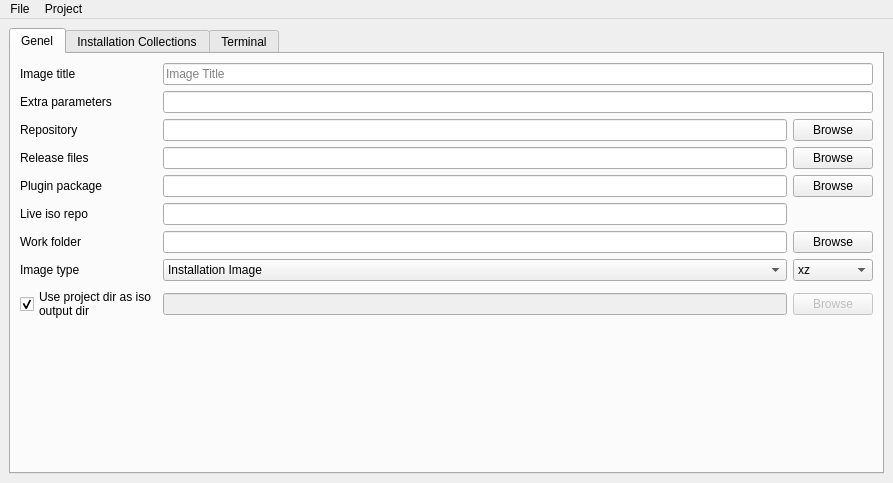
<?xml version="1.0" encoding="UTF-8"?>
<ui version="4.0">
 <class>MainWindow</class>
 <widget class="QMainWindow" name="MainWindow">
  <property name="geometry">
   <rect>
    <x>0</x>
    <y>0</y>
    <width>893</width>
    <height>483</height>
   </rect>
  </property>
  <property name="windowTitle">
   <string>Pisi iso creator</string>
  </property>
  <property name="windowIcon">
   <iconset resource="raw.qrc">
    <normaloff>:/raw/pics/pisi.png</normaloff>:/raw/pics/pisi.png</iconset>
  </property>
  <widget class="QWidget" name="centralwidget">
   <layout class="QGridLayout" name="gridLayout_5">
    <item row="0" column="0">
     <widget class="QTabWidget" name="tabWidget">
      <property name="currentIndex">
       <number>0</number>
      </property>
      <widget class="QWidget" name="tab">
       <attribute name="title">
        <string>Genel</string>
       </attribute>
       <layout class="QGridLayout" name="gridLayout_2">
        <item row="0" column="0">
         <layout class="QGridLayout" name="gridLayout">
          <item row="4" column="1" colspan="2">
           <widget class="QLineEdit" name="linePluginPackage"/>
          </item>
          <item row="6" column="0">
           <widget class="QLabel" name="label_2">
            <property name="text">
             <string>Work folder</string>
            </property>
           </widget>
          </item>
          <item row="2" column="0">
           <widget class="QLabel" name="label_3">
            <property name="text">
             <string>Repository</string>
            </property>
           </widget>
          </item>
          <item row="6" column="1" colspan="2">
           <widget class="QLineEdit" name="lineWorkFolder">
            <property name="toolTip">
             <string>Path to the directory where Pardusman will work and create the related files and directories</string>
            </property>
           </widget>
          </item>
          <item row="7" column="3">
           <widget class="QComboBox" name="comboCompression">
            <item>
             <property name="text">
              <string>xz</string>
             </property>
            </item>
            <item>
             <property name="text">
              <string>gzip</string>
             </property>
            </item>
            <item>
             <property name="text">
              <string>lzma</string>
             </property>
            </item>
            <item>
             <property name="text">
              <string>lzo</string>
             </property>
            </item>
            <item>
             <property name="text">
              <string>zstd</string>
             </property>
            </item>
           </widget>
          </item>
          <item row="3" column="3">
           <widget class="QPushButton" name="pushBrowseReleaseFiles">
            <property name="text">
             <string>Browse</string>
            </property>
           </widget>
          </item>
          <item row="3" column="0">
           <widget class="QLabel" name="label_4">
            <property name="text">
             <string>Release files</string>
            </property>
           </widget>
          </item>
          <item row="1" column="0">
           <widget class="QLabel" name="label_5">
            <property name="sizePolicy">
             <sizepolicy hsizetype="Fixed" vsizetype="Preferred">
              <horstretch>0</horstretch>
              <verstretch>0</verstretch>
             </sizepolicy>
            </property>
            <property name="text">
             <string>Extra parameters</string>
            </property>
           </widget>
          </item>
          <item row="0" column="0">
           <widget class="QLabel" name="label">
            <property name="text">
             <string>Image title</string>
            </property>
           </widget>
          </item>
          <item row="1" column="1" colspan="3">
           <widget class="QLineEdit" name="lineParameters">
            <property name="toolTip">
             <string>Extra parameters to pass to the kernel command line during boot.</string>
            </property>
           </widget>
          </item>
          <item row="4" column="0">
           <widget class="QLabel" name="label_6">
            <property name="text">
             <string>Plugin package</string>
            </property>
           </widget>
          </item>
          <item row="7" column="0">
           <widget class="QLabel" name="label_7">
            <property name="text">
             <string>Image type</string>
            </property>
           </widget>
          </item>
          <item row="2" column="1" colspan="2">
           <widget class="QLineEdit" name="lineRepository">
            <property name="toolTip">
             <string>Local or remote URL of the repository index from which the image will be created</string>
            </property>
           </widget>
          </item>
          <item row="8" column="0">
           <widget class="QCheckBox" name="check_use_project_dir">
            <property name="text">
             <string>Use project dir as iso
output dir</string>
            </property>
            <property name="checked">
             <bool>true</bool>
            </property>
           </widget>
          </item>
          <item row="2" column="3">
           <widget class="QPushButton" name="pushBrowseRepository">
            <property name="sizePolicy">
             <sizepolicy hsizetype="Fixed" vsizetype="Fixed">
              <horstretch>0</horstretch>
              <verstretch>0</verstretch>
             </sizepolicy>
            </property>
            <property name="text">
             <string>Browse</string>
            </property>
           </widget>
          </item>
          <item row="4" column="3">
           <widget class="QPushButton" name="pushBrowsePluginPackage">
            <property name="text">
             <string>Browse</string>
            </property>
           </widget>
          </item>
          <item row="5" column="0">
           <widget class="QLabel" name="label_8">
            <property name="text">
             <string>Live iso repo</string>
            </property>
           </widget>
          </item>
          <item row="0" column="1" colspan="3">
           <widget class="QLineEdit" name="lineTitle">
            <property name="toolTip">
             <string>The title of the Pardus image</string>
            </property>
            <property name="placeholderText">
             <string>Image Title</string>
            </property>
           </widget>
          </item>
          <item row="6" column="3">
           <widget class="QPushButton" name="pushBrowseWorkFolder">
            <property name="text">
             <string>Browse</string>
            </property>
           </widget>
          </item>
          <item row="7" column="1" colspan="2">
           <widget class="QComboBox" name="comboType">
            <item>
             <property name="text">
              <string>Installation Image</string>
             </property>
            </item>
            <item>
             <property name="text">
              <string>Live Image</string>
             </property>
            </item>
           </widget>
          </item>
          <item row="3" column="1" colspan="2">
           <widget class="QLineEdit" name="lineReleaseFiles">
            <property name="toolTip">
             <string>Path to the local directory which contains metadata about the image like the release notes, etc.</string>
            </property>
           </widget>
          </item>
          <item row="5" column="1" colspan="2">
           <widget class="QLineEdit" name="lineLiveIsoRepo">
            <property name="text">
             <string/>
            </property>
            <property name="placeholderText">
             <string/>
            </property>
           </widget>
          </item>
          <item row="8" column="3">
           <widget class="QPushButton" name="btn_browse_iso_output_dir">
            <property name="enabled">
             <bool>false</bool>
            </property>
            <property name="text">
             <string>Browse</string>
            </property>
           </widget>
          </item>
          <item row="8" column="1" colspan="2">
           <widget class="QLineEdit" name="le_iso_output_dir">
            <property name="enabled">
             <bool>false</bool>
            </property>
            <property name="toolTip">
             <string>Path to the local directory which contains metadata about the image like the release notes, etc.</string>
            </property>
           </widget>
          </item>
         </layout>
        </item>
        <item row="1" column="0">
         <spacer name="verticalSpacer">
          <property name="orientation">
           <enum>Qt::Vertical</enum>
          </property>
          <property name="sizeHint" stdset="0">
           <size>
            <width>20</width>
            <height>40</height>
           </size>
          </property>
         </spacer>
        </item>
       </layout>
      </widget>
      <widget class="QWidget" name="tab_2">
       <attribute name="title">
        <string>Installation Collections</string>
       </attribute>
       <layout class="QGridLayout" name="gridLayout_3">
        <item row="0" column="1">
         <widget class="QPushButton" name="pushAddCollection">
          <property name="text">
           <string>Add</string>
          </property>
         </widget>
        </item>
        <item row="1" column="1">
         <widget class="QPushButton" name="pushModifyCollection">
          <property name="text">
           <string>Modify</string>
          </property>
         </widget>
        </item>
        <item row="2" column="1">
         <widget class="QPushButton" name="pushRemoveCollection">
          <property name="text">
           <string>Remove</string>
          </property>
         </widget>
        </item>
        <item row="3" column="1">
         <widget class="QPushButton" name="pushSetDefaultCollection">
          <property name="enabled">
           <bool>true</bool>
          </property>
          <property name="text">
           <string>Set as Default</string>
          </property>
          <property name="checkable">
           <bool>true</bool>
          </property>
          <property name="checked">
           <bool>true</bool>
          </property>
         </widget>
        </item>
        <item row="4" column="1">
         <widget class="QCheckBox" name="checkCollection">
          <property name="text">
           <string>Collection Base</string>
          </property>
         </widget>
        </item>
        <item row="5" column="1">
         <spacer name="verticalSpacer_2">
          <property name="orientation">
           <enum>Qt::Vertical</enum>
          </property>
          <property name="sizeHint" stdset="0">
           <size>
            <width>20</width>
            <height>416</height>
           </size>
          </property>
         </spacer>
        </item>
        <item row="0" column="0" rowspan="6">
         <widget class="QListWidget" name="listPackageCollection"/>
        </item>
       </layout>
      </widget>
      <widget class="QWidget" name="tab_3">
       <attribute name="title">
        <string>Terminal</string>
       </attribute>
       <layout class="QGridLayout" name="gridLayout_6">
        <item row="0" column="0">
         <layout class="QVBoxLayout" name="terminalLayout"/>
        </item>
       </layout>
      </widget>
     </widget>
    </item>
   </layout>
  </widget>
  <widget class="QMenuBar" name="menubar">
   <property name="geometry">
    <rect>
     <x>0</x>
     <y>0</y>
     <width>893</width>
     <height>30</height>
    </rect>
   </property>
   <widget class="QMenu" name="menuFile">
    <property name="title">
     <string>File</string>
    </property>
    <addaction name="actionNew"/>
    <addaction name="actionOpen"/>
    <addaction name="separator"/>
    <addaction name="actionSave"/>
    <addaction name="actionSaveAs"/>
    <addaction name="separator"/>
    <addaction name="actionExit"/>
   </widget>
   <widget class="QMenu" name="menuProject">
    <property name="title">
     <string>Project</string>
    </property>
    <widget class="QMenu" name="menuCommands">
     <property name="title">
      <string>Commands</string>
     </property>
     <addaction name="actionMake_Repo"/>
     <addaction name="separator"/>
     <addaction name="actionMake_Live"/>
     <addaction name="actionPack_Live"/>
     <addaction name="separator"/>
     <addaction name="actionMake_Iso"/>
    </widget>
    <widget class="QMenu" name="menuMissing_Packages">
     <property name="title">
      <string>Missing Packages</string>
     </property>
     <addaction name="actionCheck_Repo"/>
     <addaction name="actionRemoveMissingPackages"/>
    </widget>
    <addaction name="actionUpdateRepo"/>
    <addaction name="separator"/>
    <addaction name="actionPackages"/>
    <addaction name="actionInstallationImagePackages"/>
    <addaction name="actionLanguages"/>
    <addaction name="separator"/>
    <addaction name="actionMakeImage"/>
    <addaction name="menuCommands"/>
    <addaction name="menuMissing_Packages"/>
   </widget>
   <addaction name="menuFile"/>
   <addaction name="menuProject"/>
  </widget>
  <action name="actionNew">
   <property name="icon">
    <iconset resource="raw.qrc">
     <normaloff>:/raw/pics/document-new.png</normaloff>:/raw/pics/document-new.png</iconset>
   </property>
   <property name="text">
    <string>New</string>
   </property>
  </action>
  <action name="actionOpen">
   <property name="icon">
    <iconset resource="raw.qrc">
     <normaloff>:/raw/pics/document-open.png</normaloff>:/raw/pics/document-open.png</iconset>
   </property>
   <property name="text">
    <string>Open...</string>
   </property>
   <property name="shortcut">
    <string>Ctrl+O</string>
   </property>
  </action>
  <action name="actionSave">
   <property name="icon">
    <iconset resource="raw.qrc">
     <normaloff>:/raw/pics/document-save.png</normaloff>:/raw/pics/document-save.png</iconset>
   </property>
   <property name="text">
    <string>Save</string>
   </property>
  </action>
  <action name="actionSaveAs">
   <property name="icon">
    <iconset resource="raw.qrc">
     <normaloff>:/raw/pics/document-save-as.png</normaloff>:/raw/pics/document-save-as.png</iconset>
   </property>
   <property name="text">
    <string>Save As...</string>
   </property>
  </action>
  <action name="actionExit">
   <property name="icon">
    <iconset resource="raw.qrc">
     <normaloff>:/raw/pics/application-exit.png</normaloff>:/raw/pics/application-exit.png</iconset>
   </property>
   <property name="text">
    <string>Exit</string>
   </property>
  </action>
  <action name="actionUpdateRepo">
   <property name="icon">
    <iconset resource="raw.qrc">
     <normaloff>:/raw/pics/view-refresh.png</normaloff>:/raw/pics/view-refresh.png</iconset>
   </property>
   <property name="text">
    <string>Update Repo</string>
   </property>
   <property name="shortcut">
    <string>F5</string>
   </property>
  </action>
  <action name="actionPackages">
   <property name="icon">
    <iconset resource="raw.qrc">
     <normaloff>:/raw/pics/applications-other.png</normaloff>:/raw/pics/applications-other.png</iconset>
   </property>
   <property name="text">
    <string>Packages...</string>
   </property>
  </action>
  <action name="actionInstallationImagePackages">
   <property name="icon">
    <iconset resource="raw.qrc">
     <normaloff>:/raw/pics/applications-other.png</normaloff>:/raw/pics/applications-other.png</iconset>
   </property>
   <property name="text">
    <string>Installation Image Packages...</string>
   </property>
  </action>
  <action name="actionLanguages">
   <property name="icon">
    <iconset resource="raw.qrc">
     <normaloff>:/raw/pics/applications-education-language.png</normaloff>:/raw/pics/applications-education-language.png</iconset>
   </property>
   <property name="text">
    <string>Languages...</string>
   </property>
  </action>
  <action name="actionMakeImage">
   <property name="icon">
    <iconset resource="raw.qrc">
     <normaloff>:/raw/pics/media-optical.png</normaloff>:/raw/pics/media-optical.png</iconset>
   </property>
   <property name="text">
    <string>Make Image</string>
   </property>
   <property name="shortcut">
    <string>Ctrl+R</string>
   </property>
  </action>
  <action name="actionMake_Repo">
   <property name="text">
    <string>Make Repo</string>
   </property>
  </action>
  <action name="actionCheck_Repo">
   <property name="text">
    <string>Check Repo</string>
   </property>
  </action>
  <action name="actionMake_Live">
   <property name="text">
    <string>Make Live</string>
   </property>
  </action>
  <action name="actionPack_Live">
   <property name="text">
    <string>Pack Live</string>
   </property>
  </action>
  <action name="actionMake_Iso">
   <property name="text">
    <string>Make Iso</string>
   </property>
   <property name="shortcut">
    <string>Ctrl+Shift+C</string>
   </property>
  </action>
  <action name="actionCheck">
   <property name="text">
    <string>Check</string>
   </property>
  </action>
  <action name="actionRemoveMissingPackages">
   <property name="text">
    <string>Remove Missing Packages</string>
   </property>
  </action>
 </widget>
 <tabstops>
  <tabstop>lineTitle</tabstop>
  <tabstop>lineParameters</tabstop>
  <tabstop>lineRepository</tabstop>
  <tabstop>lineReleaseFiles</tabstop>
  <tabstop>linePluginPackage</tabstop>
  <tabstop>lineWorkFolder</tabstop>
  <tabstop>comboType</tabstop>
  <tabstop>pushBrowseRepository</tabstop>
  <tabstop>pushBrowseReleaseFiles</tabstop>
  <tabstop>pushBrowsePluginPackage</tabstop>
  <tabstop>pushBrowseWorkFolder</tabstop>
  <tabstop>comboCompression</tabstop>
 </tabstops>
 <resources>
  <include location="raw.qrc"/>
 </resources>
 <connections>
  <connection>
   <sender>check_use_project_dir</sender>
   <signal>toggled(bool)</signal>
   <receiver>le_iso_output_dir</receiver>
   <slot>setDisabled(bool)</slot>
   <hints>
    <hint type="sourcelabel">
     <x>83</x>
     <y>400</y>
    </hint>
    <hint type="destinationlabel">
     <x>251</x>
     <y>401</y>
    </hint>
   </hints>
  </connection>
  <connection>
   <sender>check_use_project_dir</sender>
   <signal>toggled(bool)</signal>
   <receiver>btn_browse_iso_output_dir</receiver>
   <slot>setDisabled(bool)</slot>
   <hints>
    <hint type="sourcelabel">
     <x>122</x>
     <y>421</y>
    </hint>
    <hint type="destinationlabel">
     <x>835</x>
     <y>412</y>
    </hint>
   </hints>
  </connection>
 </connections>
</ui>
